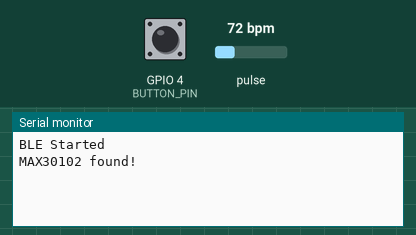
Simulated run of this sketch. Board: ESP32. Shown: the last lines printed to the serial monitor. The inputs (shaded band) are chosen by the test bench; at power-on: GPIO 4 (BUTTON_PIN) HIGH, pulse 72 bpm. Nothing arrives over Bluetooth unless stated; a phone connects over Bluetooth LE 3 s after start.

Above: at 1.2 s.
1.3 s: GPIO 4 (BUTTON_PIN) pulled LOW for 0.15 s
At 2.1 s:
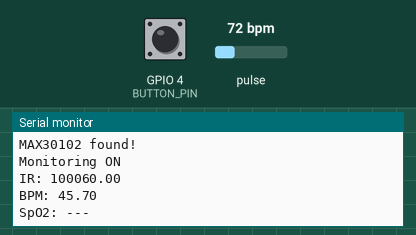
2.9 s: GPIO 4 (BUTTON_PIN) pulled LOW for 1 s
At 4.3 s:
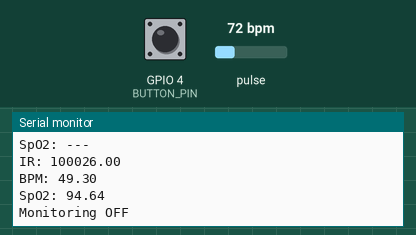

Measured:
- after the input at 1.3 s, the serial monitor: prints a new line at once (image 1)
- after the input at 2.9 s, the serial monitor: prints a new line at once (image 2)

The sketch:

Pulse_Oximeter_ESP32_Code.ino
```cpp
//include libraries
#include <Wire.h>
#include "MAX30105.h"
#include "heartRate.h"
#include <BLEDevice.h>
#include <BLEServer.h>
#include <BLEUtils.h>
#include <BLE2902.h>

//create an BLE characteristic
BLECharacteristic *pCharacteristic;

//initialize sensor
MAX30105 sensor;
bool sensor_found = false;

//initialize variables for bpm system
unsigned long current_time;
unsigned long previous_time = 0;
unsigned long elapsed_time;
unsigned long avg_time = 0;

//initialize variables for spo2
const int spo2_max_size = 50;

long IR_array[spo2_max_size];
long Red_array[spo2_max_size];

int spo2_index = 0;
bool spo2_array_full = false;

// initialize timer variables
unsigned long past_time = 0;
float latest_BPM = -1;
float latest_SPO2 = -1;

//initialize button variables + pin
byte lastButtonState;
bool measuring = false;
#define BUTTON_PIN 4

//create and define any custom functions
float calculateBPM(long ir_values){

  if (checkForBeat(ir_values)){
    //Serial.println("Beat Detected");

    //calculate elapsed time
    current_time = millis();
    elapsed_time = current_time - previous_time;
    previous_time = current_time;


    //ignore outliers
    if (elapsed_time > 300 && elapsed_time < 1500) {

      //calculate average time of intervals
      if(avg_time ==0){
        avg_time = elapsed_time;
      }
      avg_time = 0.8*avg_time + 0.2*elapsed_time;

      //calculate and return bpm
      float bpm = 60000.0 / avg_time;
      return bpm;
    }

  }

  return -1;

}

float calculateSPO2(long ir_value, long red_value){

  //add readings  to arrays
  IR_array[spo2_index] = ir_value;
  Red_array[spo2_index] = red_value;
  spo2_index++;

  if (spo2_index >= spo2_max_size){
    spo2_index = 0;
    spo2_array_full = true;
  }

  //when the array is full start calculations
  if (spo2_array_full){

    float ir_sum = 0;
    float red_sum = 0;
    float ir_min = IR_array[0];
    float red_min = Red_array[0];
    float ir_max = IR_array[0];
    float red_max = Red_array[0];

    //iterate through each data point in the array
    for(int i=0; i < spo2_max_size; i++){
      //find the sums of the arrays
      ir_sum = IR_array[i] + ir_sum;
      red_sum = Red_array[i] + red_sum;

      //find min/max of arrays
      if(IR_array[i] < ir_min){
        ir_min = IR_array[i];
      }

      if(IR_array[i] > ir_max){
        ir_max = IR_array[i];
      }

      if(Red_array[i] < red_min){
        red_min = Red_array[i];
      }

      if(Red_array[i] > red_max){
        red_max = Red_array[i];
      }
    }
    //calculate ac and dc values
    float ir_dc = ir_sum / spo2_max_size;
    float red_dc = red_sum / spo2_max_size;
    float ir_ac = ir_max - ir_min;
    float red_ac = red_max - red_min;

    // calculate spo2
    if (ir_dc <= 0 || red_dc <= 0 || ir_ac <= 0 || red_ac <= 0){ //protect against dividing by 0
      return -1;
    }
    float R = (red_ac / red_dc) / (ir_ac / ir_dc);
    float spo2 = 104 - 17*R; //found this estimation online

    return spo2;
  }

  return -1;

}

float updateLatestBPM(float BPM){

  if(BPM >=1){
    latest_BPM = BPM;
  }

  return latest_BPM;

}

float updateLatestSPO2(float SPO2){

  if(SPO2 >= 1){
    latest_SPO2 = SPO2;
  }

  return latest_SPO2;
}

void printTimer(float latest_BPM, float latest_SPO2, float ir_values){
  unsigned long time = millis();

  // print if one second has passed
  if(time - past_time >= 1000){
    past_time = time;

    String bpmString;
    String spo2String;

    // format BPM
    if(latest_BPM >= 0){
      bpmString = String(latest_BPM);
    }
    else{
      bpmString = "---";
    }

    // format SpO2
    if(latest_SPO2 >= 0){
      spo2String = String(latest_SPO2);
    }
    else{
      spo2String = "---";
    }

    // Print to Serial Monitor
    Serial.print("IR: ");
    Serial.println(ir_values);

    Serial.print("BPM: ");
    Serial.println(bpmString);

    Serial.print("SpO2: ");
    Serial.println(spo2String);


    // Send over BLE
    String data = "IR: " + String(ir_values) +
                  "\nBPM: " + bpmString +
                  "\nSpO2: " + spo2String;

    pCharacteristic->setValue(data.c_str());
    pCharacteristic->notify();
  }
}

void setup() {
  Wire.begin(21,22);
  Serial.begin(115200); //begin serial clock

  //set up bluetooth (BLE)
  BLEDevice::init("ESP32 Pulse Oximeter");

  BLEServer *server = BLEDevice::createServer();

  BLEService *service = server->createService(
    "4fafc201-1fb5-459e-8fcc-c5c9c331914b"
  );

  pCharacteristic = service->createCharacteristic(
    "beb5483e-36e1-4688-b7f5-ea07361b26a8",
    BLECharacteristic::PROPERTY_READ |
    BLECharacteristic::PROPERTY_NOTIFY
  );

  pCharacteristic->addDescriptor(new BLE2902());

  service->start();

  server->getAdvertising()->start();

  Serial.println("BLE Started");


  //make sure the sensor is working and found
  if (sensor.begin(Wire)){
    sensor_found = true;
    Serial.println("MAX30102 found!");
  }
  else {
    Serial.println("MAX30102 not found!");
  }

  if (sensor_found){
    sensor.setup();
    sensor.setPulseAmplitudeRed(0x0A);
    sensor.setPulseAmplitudeGreen(0);
  }

  //set up button
  pinMode(BUTTON_PIN, INPUT_PULLUP);
  lastButtonState = digitalRead(BUTTON_PIN);
}


void loop() {
  if (!sensor_found){ //exit function if sensor connection is not successful
    return;
  }

  byte buttonState = digitalRead(BUTTON_PIN);

  //if button is pressed
  if(buttonState != lastButtonState){
    lastButtonState = buttonState;

    if(buttonState == LOW){
      measuring = !measuring; //toggle monitoring on and off

      if(measuring){
        Serial.println("Monitoring ON");

        pCharacteristic->setValue("Monitoring ON");
        pCharacteristic->notify();
      }
      else{
        Serial.println("Monitoring OFF");

        pCharacteristic->setValue("Monitoring OFF");
        pCharacteristic->notify();
      }

    }
  }

  //if monitoring is on
  if(measuring){
    sensor.check();

    long ir_values = sensor.getIR(); //retrieve IR values
    long red_values = sensor.getRed(); //retrieve Red values

    float BPM = calculateBPM(ir_values); //call function to calculate BPM
    float SPO2 = calculateSPO2(ir_values, red_values); //call function to calculate spo2

    //update latest values
    latest_BPM = updateLatestBPM(BPM);
    latest_SPO2 = updateLatestSPO2(SPO2);

    //print spo2 and bpm values only if valid
    printTimer(latest_BPM, latest_SPO2, ir_values);
  }

}
```
